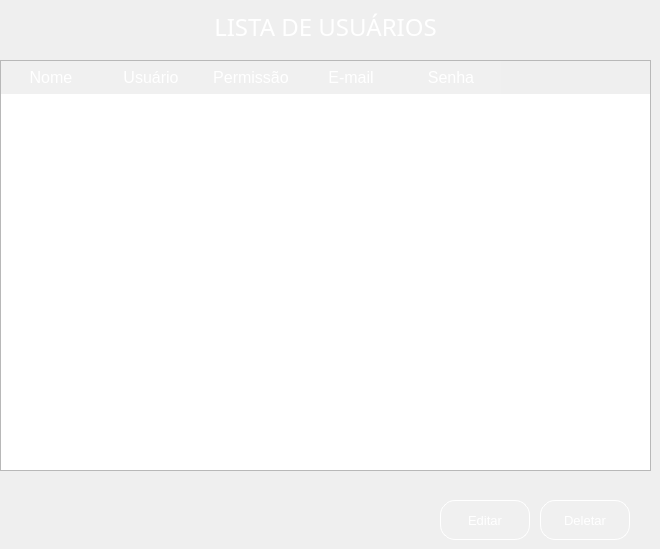
    <widget class="QWidget" name="page_3">
     <widget class="QLabel" name="label_45">
      <property name="geometry">
       <rect>
        <x>0</x>
        <y>0</y>
        <width>651</width>
        <height>55</height>
       </rect>
      </property>
      <property name="font">
       <font>
        <family>Montserrat Medium</family>
        <pointsize>14</pointsize>
        <italic>false</italic>
       </font>
      </property>
      <property name="styleSheet">
       <string notr="true">QLabel {
	background-color: qlineargradient(spread:pad, x1:0, y1:0, x1:0, y1:1, 
                                 stop:0 rgba(0, 50, 150, 255), 
                                 stop:1 rgba(51, 156, 255, 255));
	color: rgb(255, 255, 255);
    border: 1one;                         /* Remove borda padrão */
    }
</string>
      </property>
      <property name="text">
       <string>&lt;html&gt;&lt;head/&gt;&lt;body&gt;&lt;p align=&quot;center&quot;&gt;&lt;span style=&quot; font-size:18pt; color:#ffffff;&quot;&gt;LISTA DE USUÁRIOS&lt;/span&gt;&lt;/p&gt;&lt;/body&gt;&lt;/html&gt;</string>
      </property>
     </widget>
     <widget class="QTableWidget" name="tableWidget_5">
      <property name="geometry">
       <rect>
        <x>0</x>
        <y>60</y>
        <width>651</width>
        <height>411</height>
       </rect>
      </property>
      <property name="font">
       <font>
        <family>MS Shell Dlg 2</family>
        <pointsize>12</pointsize>
       </font>
      </property>
      <property name="styleSheet">
       <string notr="true">/* Remove todos os espaços e bordas entre os cabeçalhos */
QHeaderView {
    border: 1px;                         /* Remove bordas externas */
    margin: 0px;                         /* Remove margens */
    padding: 0px;                        /* Remove espaçamento */
}

/* Cabeçalho horizontal (linha de títulos) */
QHeaderView::section:horizontal {
    background-color: rgba(255, 255, 255, 20);  /* Azul */
    color: white;
    border: 1px;                         /* Sem bordas */
    padding: 5px 10px;                   /* Espaçamento interno */
}

/* Cabeçalho vertical (linha lateral) */
QHeaderView::section:vertical {
    background-color: rgba(255, 255, 255, 20);  /* Mesmo azul */
    color: white;
    border: 1px;
    padding: 10px 5px;
}

/* Canto superior esquerdo (onde os cabeçalhos se encontram) */
QTableCornerButton::section {
    background-color: rgba(255, 255, 255, 20);  /* Azul para unificar visual */
    border: 1px;
}</string>
      </property>
      <column>
       <property name="text">
        <string>Nome</string>
       </property>
      </column>
      <column>
       <property name="text">
        <string>Usuário</string>
       </property>
      </column>
      <column>
       <property name="text">
        <string>Permissão</string>
       </property>
      </column>
      <column>
       <property name="text">
        <string>E-mail</string>
       </property>
      </column>
      <column>
       <property name="text">
        <string>Senha</string>
       </property>
      </column>
     </widget>
     <widget class="QPushButton" name="editButton_3">
      <property name="geometry">
       <rect>
        <x>440</x>
        <y>500</y>
        <width>90</width>
        <height>40</height>
       </rect>
      </property>
      <property name="font">
       <font>
        <pointsize>10</pointsize>
       </font>
      </property>
      <property name="styleSheet">
       <string notr="true">QPushButton {
    background-color: rgba(255, 255, 255, 0.5);
    border: 1px solid rgba(255, 255, 255, 0.3); /* Borda branca translúcida */
    color: #333333; /* Texto totalmente opaco */
}

QPushButton:hover {
     background-color: #CFD8DC;
    border-color: rgba(255, 255, 255,255); 
}

QPushButton:pressed {
    background-color: #A0B2C8; /* Azul acinzentado */
border-color: #003366; /* Azul escuro */
}
 QPushButton{border: 1px solid rgba(255, 255, 255, 200);
    border-radius: 15px;
    background-color: rgba(0, 0, 0, 0); /* Totalmente transparente */
    
    /* Espaçamento interno */
    padding: 5px 15px;
    
    /* Cor do texto */
    color: white;
    
    /* Melhora a renderização */
    background-clip: padding-box;
}

/* Efeito ao focar */
QPushButton {
    border: 1px solid rgba(255, 255, 255, 255);
    background-color: rgba(255, 255, 255, 20);
}</string>
      </property>
      <property name="text">
       <string>Editar</string>
      </property>
     </widget>
     <widget class="QPushButton" name="dellButton_2">
      <property name="geometry">
       <rect>
        <x>540</x>
        <y>500</y>
        <width>90</width>
        <height>40</height>
       </rect>
      </property>
      <property name="font">
       <font>
        <pointsize>10</pointsize>
       </font>
      </property>
      <property name="styleSheet">
       <string notr="true">QPushButton {
    background-color: rgba(255, 255, 255, 0.5);
    border: 1px solid rgba(255, 255, 255, 0.3); /* Borda branca translúcida */
    color: #333333; /* Texto totalmente opaco */
}

QPushButton:hover {
     background-color: #CFD8DC;
    border-color: rgba(255, 255, 255,255); 
}

QPushButton:pressed {
    background-color: #A0B2C8; /* Azul acinzentado */
border-color: #003366; /* Azul escuro */
}
 QPushButton{border: 1px solid rgba(255, 255, 255, 200);
    border-radius: 15px;
    background-color: rgba(0, 0, 0, 0); /* Totalmente transparente */
    
    /* Espaçamento interno */
    padding: 5px 15px;
    
    /* Cor do texto */
    color: white;
    
    /* Melhora a renderização */
    background-clip: padding-box;
}

/* Efeito ao focar */
QPushButton {
    border: 1px solid rgba(255, 255, 255, 255);
    background-color: rgba(255, 255, 255, 20);
}</string>
      </property>
      <property name="text">
       <string>Deletar</string>
      </property>
     </widget>
    </widget>
